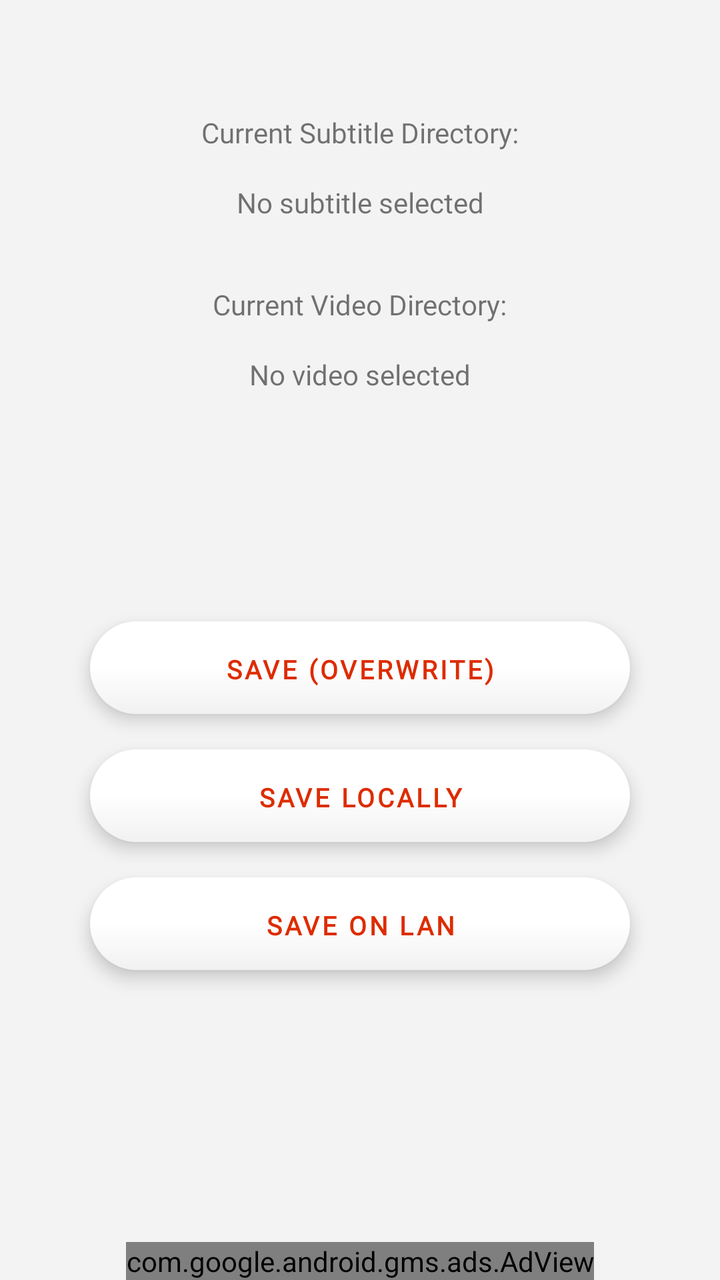
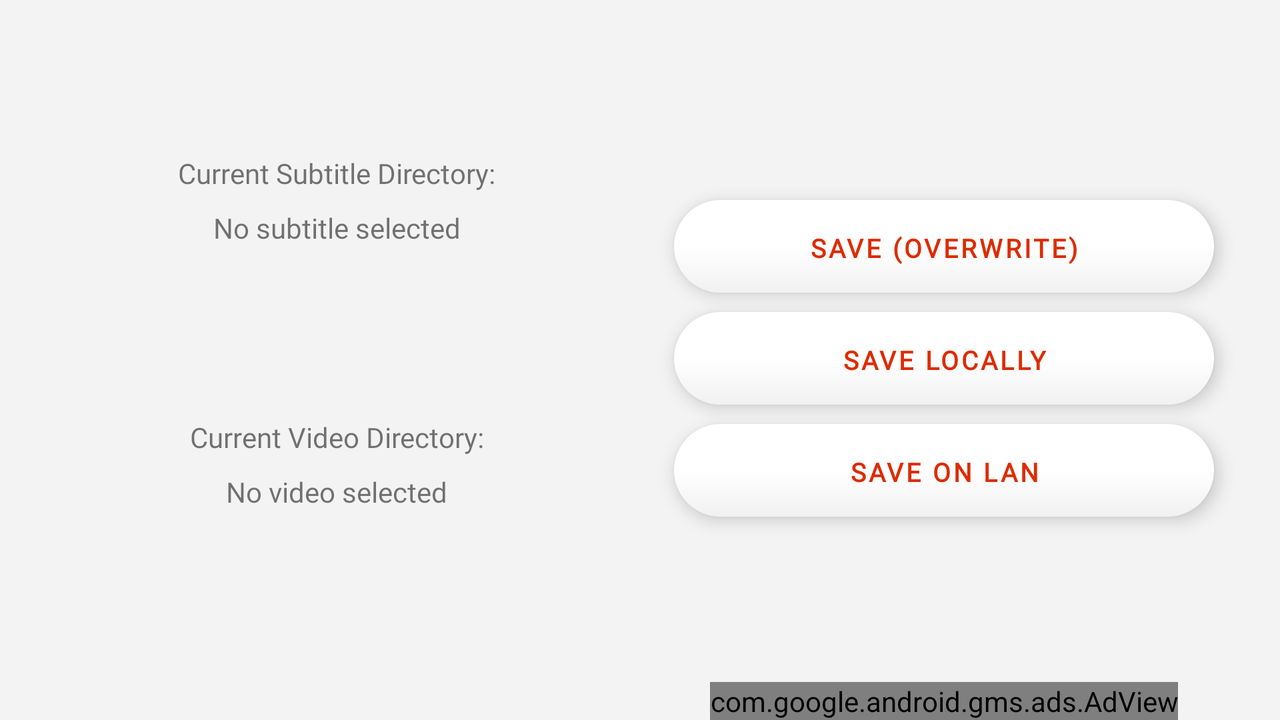

One screen, two layout resources from the same app: the default and the repository's alternative for another configuration. Each is rendered where Android would select it; the XML of both is given below.
<!-- AndroidManifest.xml: application theme Theme.AndroidSubtitleEditor -->
<!-- res/layout/fragment_save_subtitle.xml -->
<?xml version="1.0" encoding="utf-8"?>
<androidx.constraintlayout.widget.ConstraintLayout xmlns:android="http://schemas.android.com/apk/res/android"
    xmlns:app="http://schemas.android.com/apk/res-auto"
    android:layout_width="match_parent"
    xmlns:ads="http://schemas.android.com/apk/res-auto"
    android:layout_height="match_parent"
    android:background="?android:attr/colorBackground">

    <TextView
        android:id="@+id/overwrite_current"
        style="?android:attr/buttonStyle"
        android:layout_width="wrap_content"
        android:layout_height="wrap_content"
        android:layout_marginBottom="16dp"
        android:minWidth="270dp"
        android:text="@string/save_overwrite"
        android:visibility="visible"
        app:layout_constraintBottom_toTopOf="@+id/select_local_directory"
        app:layout_constraintEnd_toEndOf="parent"
        app:layout_constraintStart_toStartOf="parent" />

    <TextView
        android:id="@+id/current_sub_directory"
        android:layout_width="wrap_content"
        android:layout_height="wrap_content"

        android:layout_marginBottom="16dp"
        android:text="@string/current_subtitle_directory"
        app:layout_constraintBottom_toTopOf="@+id/current_subtitle"
        app:layout_constraintEnd_toEndOf="parent"
        app:layout_constraintHorizontal_bias="0.5"
        app:layout_constraintStart_toStartOf="parent" />

    <TextView
        android:id="@+id/textView10"
        android:layout_width="wrap_content"
        android:layout_height="wrap_content"
        android:text="@string/current_video_directory"
        app:layout_constraintBottom_toBottomOf="parent"
        app:layout_constraintEnd_toEndOf="parent"
        app:layout_constraintStart_toStartOf="parent"
        app:layout_constraintTop_toTopOf="parent"
        app:layout_constraintVertical_bias="0.23000002" />

    <TextView
        android:id="@+id/current_subtitle"
        android:layout_width="271dp"
        android:layout_height="0dp"
        android:layout_marginTop="20dp"
        android:layout_marginBottom="32dp"
        android:gravity="center"
        android:text="@string/no_subtitle_selected"
        app:layout_constraintBottom_toTopOf="@+id/textView10"
        app:layout_constraintEnd_toEndOf="@+id/current_sub_directory"
        app:layout_constraintStart_toStartOf="@+id/current_sub_directory" />

    <TextView
        android:id="@+id/current_video"
        android:layout_width="271dp"
        android:layout_height="0dp"
        android:layout_marginTop="16dp"
        android:gravity="center"
        android:text="@string/no_video_selected"
        app:layout_constraintEnd_toEndOf="@+id/textView10"
        app:layout_constraintStart_toStartOf="@id/textView10"
        app:layout_constraintTop_toBottomOf="@+id/textView10" />

    <TextView
        android:id="@+id/save_with_edited"
        style="?android:attr/buttonStyle"
        android:layout_width="wrap_content"
        android:layout_height="wrap_content"

        android:elevation="5dp"
        android:minWidth="270dp"
        android:text="@string/save_with_edited_added"
        android:visibility="gone"
        app:cornerRadius="20sp"
        app:layout_constraintBottom_toBottomOf="parent"
        app:layout_constraintEnd_toEndOf="parent"
        app:layout_constraintStart_toStartOf="parent"
        app:layout_constraintTop_toTopOf="parent"
        app:layout_constraintVertical_bias="0.6" />

    <TextView
        android:id="@+id/select_local_directory"
        style="?android:attr/buttonStyle"
        android:layout_width="wrap_content"
        android:layout_height="wrap_content"

        android:minWidth="270dp"
        android:text="@string/save_locally"
        app:layout_constraintBottom_toBottomOf="parent"
        app:layout_constraintEnd_toEndOf="parent"
        app:layout_constraintStart_toStartOf="parent"
        app:layout_constraintTop_toBottomOf="@+id/current_video"
        app:layout_constraintVertical_bias="0.45" />

    <TextView
        android:id="@+id/select_lan_directory"
        style="?android:attr/buttonStyle"
        android:layout_width="wrap_content"
        android:layout_height="wrap_content"
        android:layout_marginTop="16dp"

        android:minWidth="270dp"
        android:text="@string/save_on_lan"
        app:layout_constraintEnd_toEndOf="@+id/select_local_directory"
        app:layout_constraintStart_toStartOf="@+id/select_local_directory"
        app:layout_constraintTop_toBottomOf="@+id/select_local_directory" />

    <com.google.android.gms.ads.AdView
        android:id="@+id/adViewSave"
        android:layout_width="wrap_content"
        android:layout_height="wrap_content"
        ads:adSize="BANNER"
        ads:adUnitId= "@string/ad_id_save_subtitle"
        app:layout_constraintBottom_toBottomOf="parent"
        app:layout_constraintEnd_toEndOf="parent"
        app:layout_constraintStart_toStartOf="parent" />
</androidx.constraintlayout.widget.ConstraintLayout>
<!-- resources referenced by this layout -->
<resources>
  <string name="current_subtitle_directory">Current Subtitle Directory:</string>
  <string name="current_video_directory">Current Video Directory:</string>
  <string name="no_subtitle_selected">No subtitle selected</string>
  <string name="no_video_selected">No video selected</string>
  <string name="save_locally">Save Locally</string>
  <string name="save_on_lan">Save on Lan</string>
  <string name="save_overwrite">Save (overwrite)</string>
  <string name="save_with_edited_added">Save with _edited added</string>
  <style name="Theme.AndroidSubtitleEditor" parent="Theme.MaterialComponents.DayNight.NoActionBar">
          
          <item name="colorPrimary">@color/orange_button_text</item>
          <item name="colorPrimaryVariant">@color/black</item>
          <item name="colorOnPrimary">@color/black</item>
          
          <item name="buttonStyle">@style/EditStyle</item>
          <item name="android:buttonStyle">@style/regularButtonStyle</item>
          <item name="colorSecondary">@color/white</item>
          <item name="colorAccent">@color/orange_button_text</item>
          <item name="colorPrimaryDark">@color/black</item>
          <item name="colorSecondaryVariant">@color/white</item>
          <item name="colorOnSecondary">@color/black</item>
          <item name="android:colorBackground">@color/grey_alternative</item>
          <item name="colorOnBackground">@color/grey_alternative</item>
          <item name="fontFamily">@font/proxima_nova_regular</item>
  
  
  
  
  
          
          <item name="android:statusBarColor" tools:targetApi="l">?attr/colorPrimaryVariant</item>
          
      </style>
  <color name="orange_button_text">#DD2C00</color>
  <color name="black">#FF000000</color>
  <style name="EditStyle" parent="TextAppearance.AppCompat">
          <item name="android:textColor">@color/black</item>
          <item name="android:background">@drawable/shadow_regular</item>
          <item name="android:backgroundTint">@color/white</item>
          <item name="android:textSize">18sp</item>
          <item name="android:fontFamily">@font/proxima_nova_regular</item>
      </style>
  <style name="regularButtonStyle" parent="@android:style/Widget.Button.Small">
          <item name="android:textColor">?android:attr/colorPrimary</item>
          <item name="android:textSize">13sp</item>
          <item name="textAllCaps">true</item>
          <item name="android:textStyle">bold</item>
          <item name="android:elevation">5dp</item>
          <item name="android:minHeight">48dp</item>
          <item name="android:layout_height">5dp</item>
          <item name="android:letterSpacing">0.1</item>
          <item name="android:background">@drawable/shadow_regular</item>
          <item name="android:fontFamily">@font/proxima_nova_regular</item>
      </style>
  <color name="white">#FFFFFFFF</color>
  <color name="grey_alternative">#f3f3f3</color>
</resources>
<!-- res/layout-land/fragment_save_subtitle.xml (the repository's variant of the layout above) -->
<!-- drawn on the phone turned sideways -->
<?xml version="1.0" encoding="utf-8"?>
<androidx.constraintlayout.widget.ConstraintLayout xmlns:android="http://schemas.android.com/apk/res/android"
    xmlns:app="http://schemas.android.com/apk/res-auto"
    android:layout_width="match_parent"
    xmlns:ads="http://schemas.android.com/apk/res-auto"
    android:layout_height="match_parent"
    android:background="?android:attr/colorBackground">

    <TextView
        android:id="@+id/overwrite_current"
        style="?android:attr/buttonStyle"
        android:layout_width="wrap_content"
        android:layout_height="wrap_content"
        android:minWidth="270dp"
        android:layout_marginBottom="8dp"
        android:text="@string/save_overwrite"
        app:layout_constraintBottom_toTopOf="@+id/select_local_directory"
        app:layout_constraintEnd_toEndOf="@+id/select_local_directory" />

    <TextView
        android:id="@+id/current_sub_directory"
        android:layout_width="wrap_content"
        android:layout_height="wrap_content"
        android:text="@string/current_subtitle_directory"
        android:textAllCaps="false"
        app:layout_constraintBottom_toTopOf="@+id/current_subtitle"
        app:layout_constraintEnd_toEndOf="@+id/current_subtitle"
        app:layout_constraintStart_toStartOf="@+id/current_subtitle" />

    <TextView
        android:id="@+id/textView10"
        android:layout_width="wrap_content"
        android:layout_height="wrap_content"
        android:text="@string/current_video_directory"
        app:layout_constraintBottom_toTopOf="@+id/current_video"
        app:layout_constraintEnd_toEndOf="@+id/current_video"
        app:layout_constraintStart_toStartOf="@+id/current_video" />

    <TextView
        android:id="@+id/current_subtitle"
        android:layout_width="271dp"
        android:layout_height="36dp"
        android:gravity="center"
        android:text="@string/no_subtitle_selected"
        app:layout_constraintBottom_toTopOf="@id/current_video"
        app:layout_constraintEnd_toEndOf="@+id/current_video"
        app:layout_constraintStart_toStartOf="@+id/current_video"
        app:layout_constraintTop_toTopOf="parent" />

    <TextView
        android:id="@+id/current_video"
        android:layout_width="271dp"
        android:layout_height="36dp"
        android:gravity="center"
        android:text="@string/no_video_selected"
        app:layout_constraintBottom_toBottomOf="parent"
        app:layout_constraintEnd_toStartOf="@+id/select_local_directory"
        app:layout_constraintHorizontal_bias="0.5"
        app:layout_constraintStart_toStartOf="parent"
        app:layout_constraintTop_toBottomOf="@+id/current_subtitle" />

    <TextView
        android:id="@+id/select_local_directory"
        style="?android:attr/buttonStyle"
        android:layout_width="wrap_content"
        android:layout_height="wrap_content"

        android:minWidth="270dp"
        android:text="@string/save_locally"
        app:layout_constraintBottom_toBottomOf="parent"
        app:layout_constraintEnd_toEndOf="parent"
        app:layout_constraintHorizontal_bias="0.5"
        app:layout_constraintStart_toEndOf="@+id/current_video"
        app:layout_constraintTop_toTopOf="parent" />

    <TextView
        android:id="@+id/save_with_edited"
        style="?android:attr/buttonStyle"
        android:layout_width="wrap_content"
        android:layout_height="wrap_content"
        android:minWidth="270dp"
        android:text="@string/save_with_edited_added"
        android:visibility="gone"

        app:layout_constraintBottom_toBottomOf="parent"
        app:layout_constraintEnd_toEndOf="@+id/overwrite_current"
        app:layout_constraintStart_toStartOf="@+id/overwrite_current"
        app:layout_constraintTop_toTopOf="parent"
        app:layout_constraintVertical_bias="0.40" />

    <TextView
        android:id="@+id/select_lan_directory"
        style="?android:attr/buttonStyle"
        android:layout_width="wrap_content"
        android:layout_height="48dp"

        android:minWidth="270dp"
        android:layout_marginTop="8dp"
        android:text="@string/save_on_lan"
        app:layout_constraintEnd_toEndOf="@+id/select_local_directory"
        app:layout_constraintStart_toStartOf="@+id/select_local_directory"
        app:layout_constraintTop_toBottomOf="@+id/select_local_directory" />

    <com.google.android.gms.ads.AdView
        android:id="@+id/adViewSave"
        android:layout_width="wrap_content"
        android:layout_height="wrap_content"
        ads:adSize="BANNER"
        ads:adUnitId= "@string/ad_id_save_subtitle"
        app:layout_constraintBottom_toBottomOf="parent"
        app:layout_constraintEnd_toEndOf="@+id/select_lan_directory"
        app:layout_constraintStart_toStartOf="@+id/select_local_directory" />
</androidx.constraintlayout.widget.ConstraintLayout>
